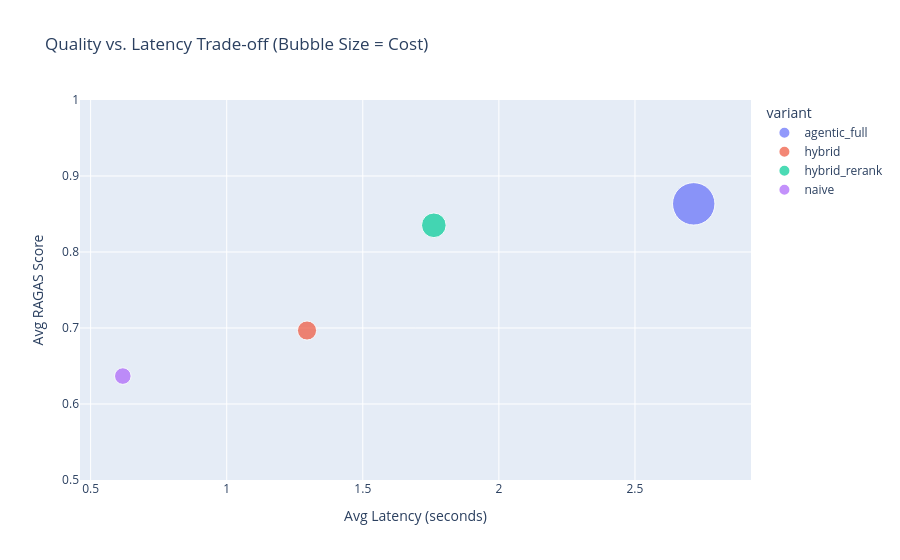

The notebook cell this image was saved under:
### Markdown cell above
## 8. Cost & Latency Analysis

In production, performance gains must be weighed against latency and cost budgets. 
The scatter plot below charts the trade-off. 

**Recommendation:** 
- `hybrid_rerank` is the sweet spot for most applications (high precision, moderate latency).
- `agentic_full` adds ~40% latency for a ~5-10% quality/faithfulness gain — only recommended for high-stakes, strict-compliance queries.\n\n### Suggested Visualizations
*   **Latency breakdown stacked bar chart** — per pipeline stage.
*   **Cost per query bar chart** — naive vs. agentic.
*   **Quality vs. cost scatter/trade-off plot**.
*   **Quality vs. latency scatter plot**.
*   **Token usage histogram** — input vs. output tokens per query, per domain.

### Code cell
if not eval_df.empty and 'latency_s' in eval_df.columns:
    cost_agg = eval_df.groupby('variant')[['latency_s', 'cost_usd', 'average']].mean().reset_index()
    fig = px.scatter(
        cost_agg, x='latency_s', y='average', size='cost_usd', color='variant',
        title='Quality vs. Latency Trade-off (Bubble Size = Cost)',
        labels={'latency_s': 'Avg Latency (seconds)', 'average': 'Avg RAGAS Score'},
        size_max=30
    )
    fig.update_layout(yaxis_range=[0.5, 1.0])
    fig.show()

### Figure 1 — Plotly figure (JSON) as saved in the notebook; plotly's stock layout.template omitted (floating-point values rounded to 4 significant figures)
{"data": [{"hovertemplate": "variant=agentic_full<br>Avg Latency (seconds)=%{x}<br>Avg RAGAS Score=%{y}<br>cost_usd=%{marker.size}<extra></extra>", "legendgroup": "agentic_full", "marker": {"color": "#636efa", "size": [0.01069], "sizemode": "area", "sizeref": 1.188e-05, "symbol": "circle"}, "mode": "markers", "name": "agentic_full", "orientation": "v", "showlegend": true, "type": "scatter", "x": [2.716], "xaxis": "x", "y": [0.8634], "yaxis": "y"}, {"hovertemplate": "variant=hybrid<br>Avg Latency (seconds)=%{x}<br>Avg RAGAS Score=%{y}<br>cost_usd=%{marker.size}<extra></extra>", "legendgroup": "hybrid", "marker": {"color": "#EF553B", "size": [0.002174], "sizemode": "area", "sizeref": 1.188e-05, "symbol": "circle"}, "mode": "markers", "name": "hybrid", "orientation": "v", "showlegend": true, "type": "scatter", "x": [1.295], "xaxis": "x", "y": [0.6967], "yaxis": "y"}, {"hovertemplate": "variant=hybrid_rerank<br>Avg Latency (seconds)=%{x}<br>Avg RAGAS Score=%{y}<br>cost_usd=%{marker.size}<extra></extra>", "legendgroup": "hybrid_rerank", "marker": {"color": "#00cc96", "size": [0.003601], "sizemode": "area", "sizeref": 1.188e-05, "symbol": "circle"}, "mode": "markers", "name": "hybrid_rerank", "orientation": "v", "showlegend": true, "type": "scatter", "x": [1.761], "xaxis": "x", "y": [0.8351], "yaxis": "y"}, {"hovertemplate": "variant=naive<br>Avg Latency (seconds)=%{x}<br>Avg RAGAS Score=%{y}<br>cost_usd=%{marker.size}<extra></extra>", "legendgroup": "naive", "marker": {"color": "#ab63fa", "size": [0.001632], "sizemode": "area", "sizeref": 1.188e-05, "symbol": "circle"}, "mode": "markers", "name": "naive", "orientation": "v", "showlegend": true, "type": "scatter", "x": [0.6183], "xaxis": "x", "y": [0.6368], "yaxis": "y"}], "layout": {"legend": {"itemsizing": "constant", "title": {"text": "variant"}, "tracegroupgap": 0}, "title": {"text": "Quality vs. Latency Trade-off (Bubble Size = Cost)"}, "xaxis": {"anchor": "y", "domain": [0.0, 1.0], "title": {"text": "Avg Latency (seconds)"}}, "yaxis": {"anchor": "x", "domain": [0.0, 1.0], "range": [0.5, 1.0], "title": {"text": "Avg RAGAS Score"}}}}
